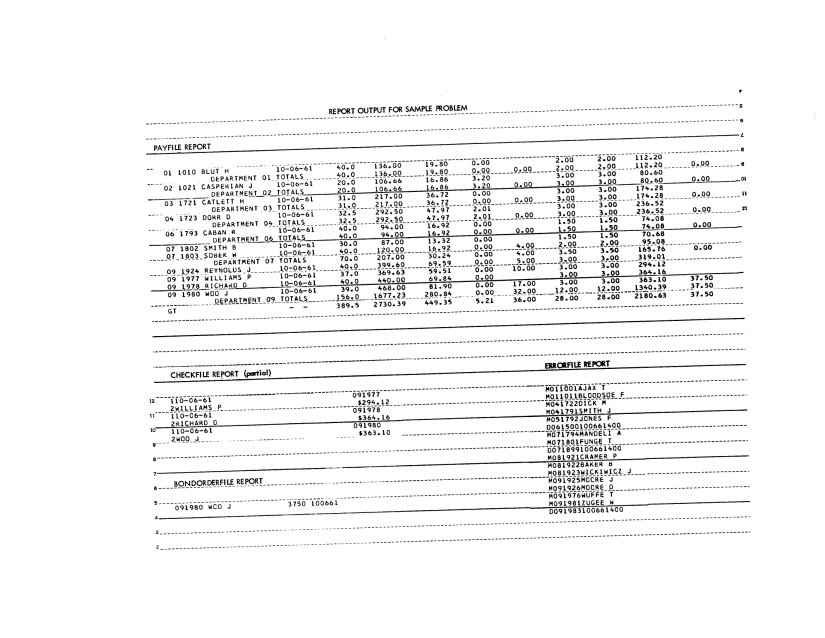
#> input picture comtran-manuals/J28-6169/images/page-217.png, 1650 x 1275 px, found by its file name (shown at 1/2 size)
$ python overlays.py
#> lines starting #> are read from the running program, lines starting #| are printed output that depends on the picture; after the words box and inside, x2 and y2 are one past the last pixel; in counts of white or black regions, pixels touching at a corner belong together
### reviews/2026-09-13-m6s1-acceptance/tools/scan/common.py
import numpy as np
from PIL import Image

SRC = "/Users/jacklusher/development/comtran-compiler/comtran-manuals/J28-6169/images/page-217.png"

def load():
    return Image.open(SRC).convert("L")

def ink(im, thr=150):
    return np.asarray(im, dtype=np.uint8) < thr

# [15 lines left out: functions longest_run, strip_rules, not called in this run]

def rotate_gray(im, deg):
    return im.rotate(deg, resample=Image.BICUBIC, fillcolor=255, expand=False)

def vrun_filter(b, n=4):
    """Keep only pixels inside a vertical ink run of >= n rows. Kills 1-3px rules."""
    h, w = b.shape
    up = np.zeros_like(b, dtype=np.int32)
    cur = np.zeros(w, dtype=np.int32)
    for y in range(h):
        cur = np.where(b[y], cur + 1, 0)
        up[y] = cur
    keep = np.zeros_like(b)
    cur = np.zeros(w, dtype=np.int32)
    for y in range(h - 1, -1, -1):
        cur = np.where(b[y], cur + 1, 0)
        keep[y] = (up[y] + cur - 1) >= n
    return b & keep

### reviews/2026-09-13-m6s1-acceptance/tools/scan/measure.py
import sys; sys.path.insert(0,'/private/tmp/claude-501/-Users-jacklusher-development-comtran-compiler/bc4b8978-0f16-4e03-beea-182e219a80ed/scratchpad/agent-scan')
from common import *
import numpy as np
from PIL import ImageDraw

ANG = -1.83
IM = load()
#> in load, returned value is the input picture: PIL image 1650x1275 L; min 0, max 255, mean 244.1
ROT = IM.rotate(ANG, resample=Image.BICUBIC, fillcolor=255)
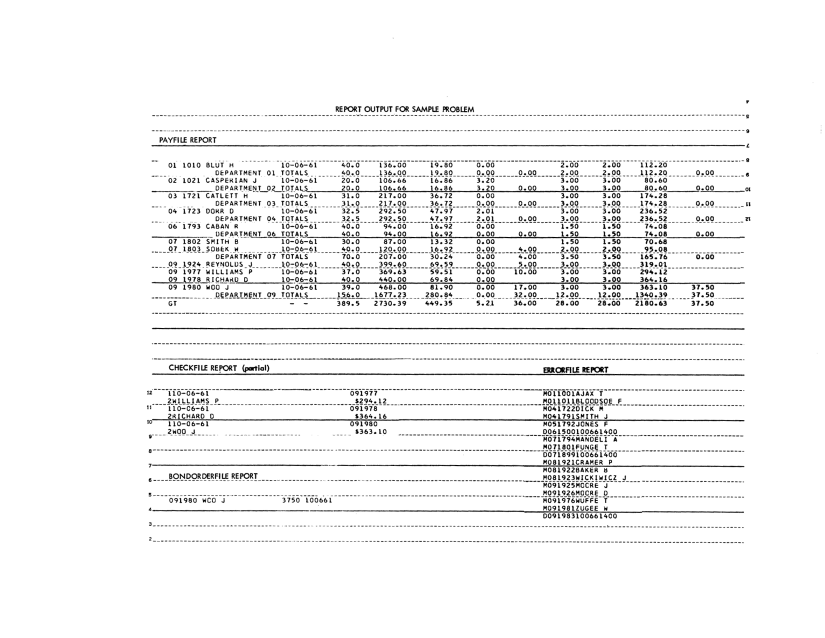
#> ROT: PIL image 1650x1275 L (shown at 1/2 size); min 0, max 255, mean 243.7
B = ink(ROT)
#> in ink, `return np.asarray(im, dtype=np.uint8) < thr`:
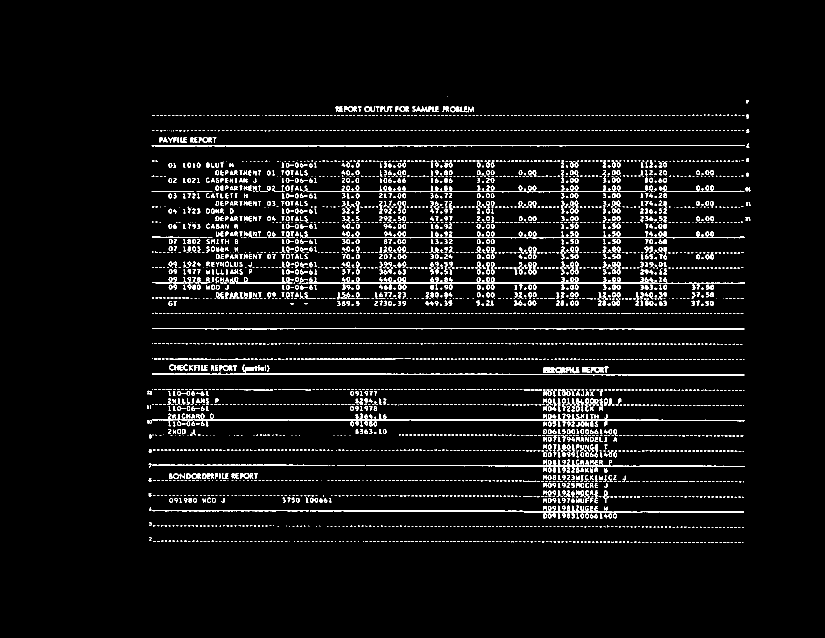
#> returned value: shape (1275, 1650) bool (shown at 1/2 size); 4.8% white in thin lines or dots, all inside (x1, y1, x2, y2) = (294, 193, 1501, 1086)
BV = vrun_filter(B)
#> after the loop in vrun_filter, `for y in range(h):`:
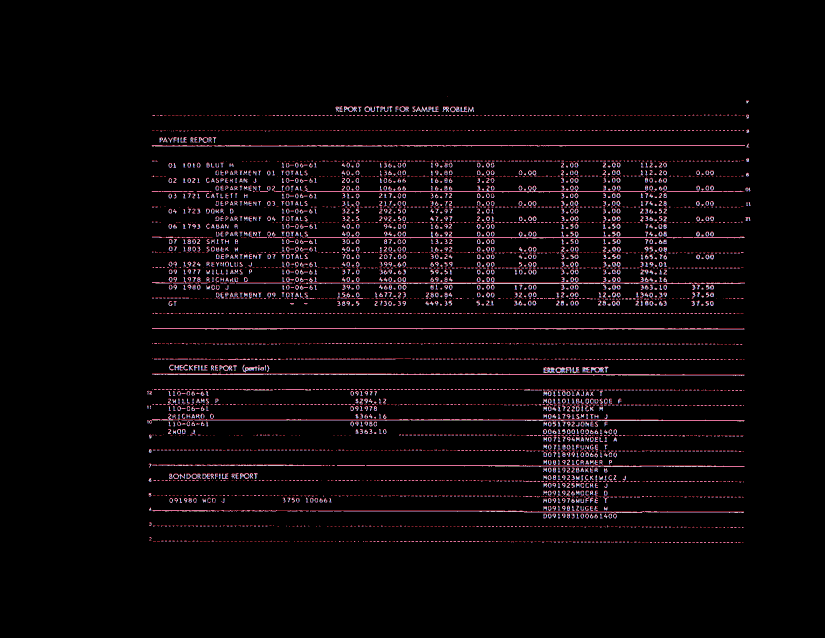
#> up: shape (1275, 1650) int32 (shown at 1/2 size); 14 distinct labels, from 0 to 13; one colour per label, 0 black
#> after the loop in vrun_filter, `for y in range(h - 1, -1, -1):`:
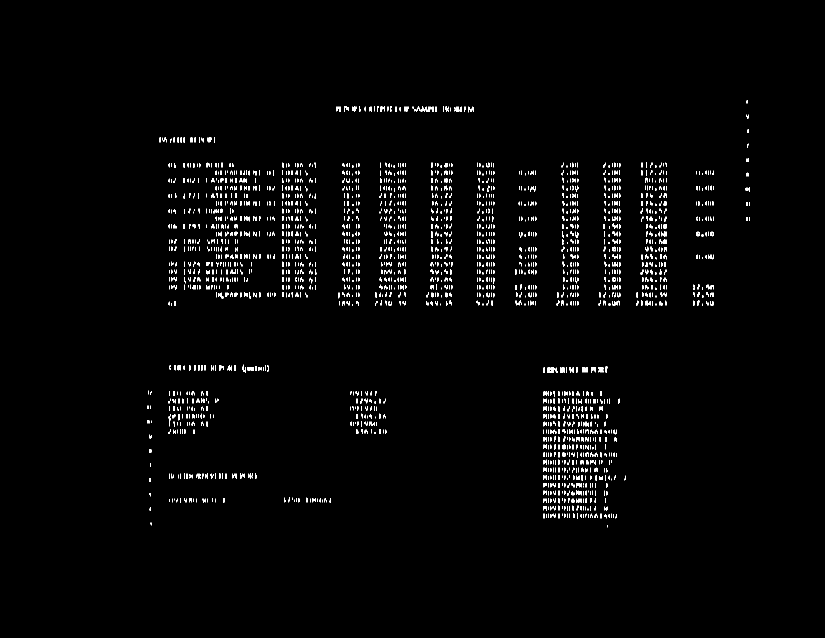
#> keep: shape (1275, 1650) bool (shown at 1/2 size); 1.8% white in thin lines or dots, all inside (x1, y1, x2, y2) = (295, 201, 1500, 1055)

# [24 lines left out: functions bands, glyphs, not called in this run]

def centers(gl): return [(a + b) / 2.0 for a, b in gl]

# [33 lines left out: functions gridfit, overlay, not called in this run]

### reviews/2026-09-13-m6s1-acceptance/tools/scan/overlays.py
import sys; sys.path.insert(0,'/private/tmp/claude-501/-Users-jacklusher-development-comtran-compiler/bc4b8978-0f16-4e03-beea-182e219a80ed/scratchpad/agent-scan')
from measure import *
from PIL import ImageDraw, ImageFont
try: F = ImageFont.truetype("/System/Library/Fonts/Supplemental/Arial.ttf", 11)
except Exception: F = ImageFont.load_default()

def ruler(path, y0, y1, x0, x1, origin, pitch, marks, scale=6, pad=3, title=""):
    crop = ROT.crop((x0, y0-pad, x1, y1+pad)).convert("RGB")
    w,h = crop.size
    big = crop.resize((w*scale, h*scale), Image.NEAREST)
    out = Image.new("RGB", (w*scale, h*scale+34), (255,255,255))
    out.paste(big,(0,0)); d = ImageDraw.Draw(out)
    bot = h*scale
    c = int((x0-origin)/pitch)+1
    while True:
        left = origin + (c-1.5)*pitch
        if left > x1: break
        if left >= x0:
            X=(left-x0)*scale
            hit = c in marks
            d.line([(X,0),(X,bot+6)], fill=(220,0,0) if hit else (0,150,255), width=1)
            if hit or c%5==0:
                d.text((X+2,bot+6), str(c), fill=(220,0,0) if hit else (0,90,160), font=F)
        c+=1
    if title: d.text((4, bot+20), title, fill=(0,0,0), font=F)
    out.save(path); return path

$ run again, with comtran-manuals/J28-6169/images/page-002.png copied over comtran-manuals/J28-6169/images/page-217.png
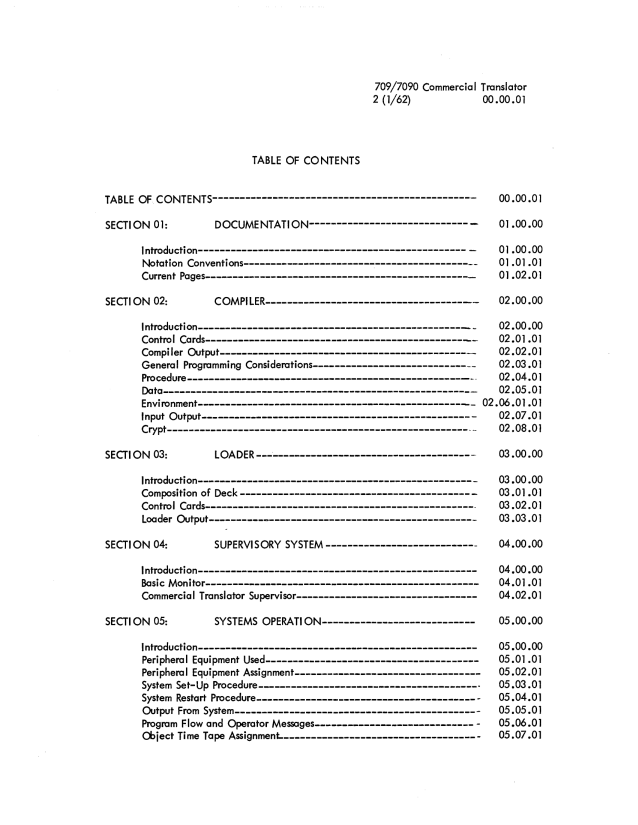
#> input picture comtran-manuals/J28-6169/images/page-002.png, 1275 x 1650 px, found by its file name (shown at 1/2 size)
#> in load, returned value is the input picture: PIL image 1275x1650 L; min 0, max 255, mean 243.7
#> after the loop in vrun_filter, `for y in range(h):`:
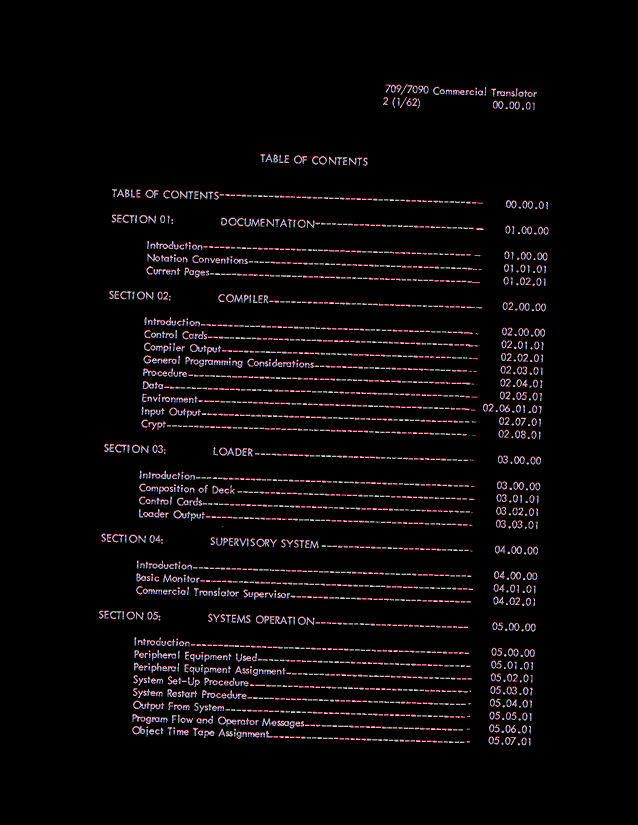
#> up: shape (1650, 1275) int32 (shown at 1/2 size); 18 distinct labels, from 0 to 17; one colour per label, 0 black
#> after the loop in vrun_filter, `for y in range(h - 1, -1, -1):`:
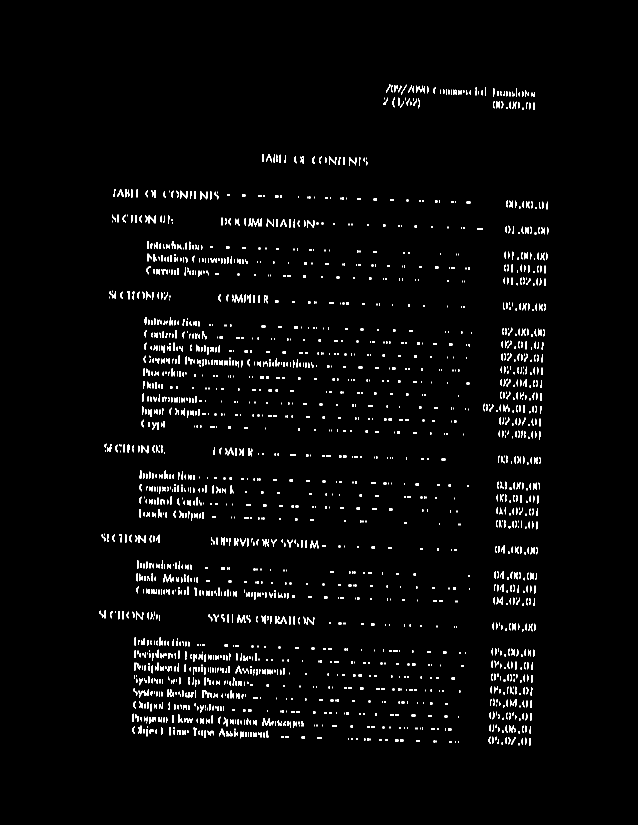
#> keep: shape (1650, 1275) bool (shown at 1/2 size); 2.5% white in thin lines or dots, all inside (x1, y1, x2, y2) = (199, 169, 1097, 1491)

$ run again, with comtran-manuals/J28-6169/images/page-004.png copied over comtran-manuals/J28-6169/images/page-217.png
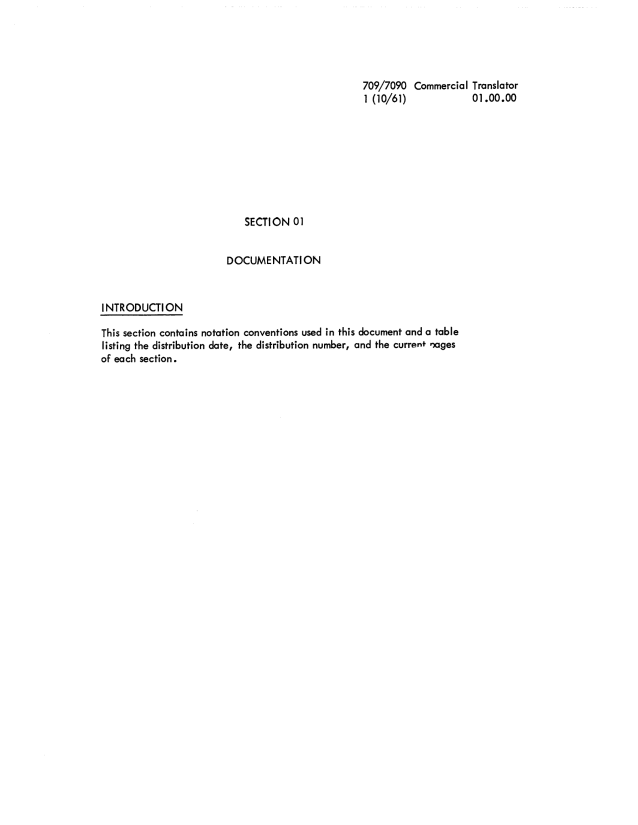
#> input picture comtran-manuals/J28-6169/images/page-004.png, 1275 x 1650 px, found by its file name (shown at 1/2 size)
#> in load, returned value is the input picture: PIL image 1275x1650 L; min 0, max 255, mean 253.3
#> in ink, `return np.asarray(im, dtype=np.uint8) < thr`:
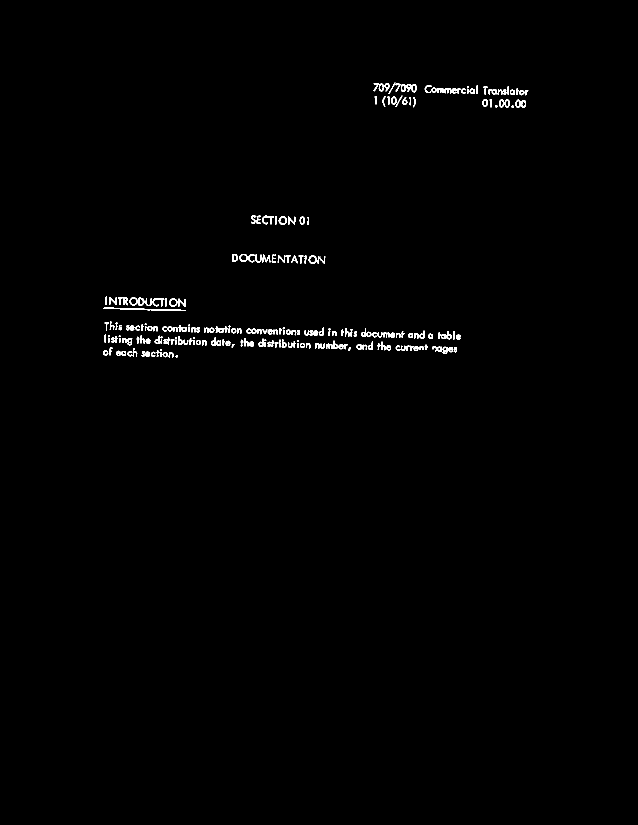
#> returned value: shape (1650, 1275) bool (shown at 1/2 size); 0.72% white in thin lines or dots, all inside (x1, y1, x2, y2) = (206, 165, 1057, 716)
#> after the loop in vrun_filter, `for y in range(h - 1, -1, -1):`:
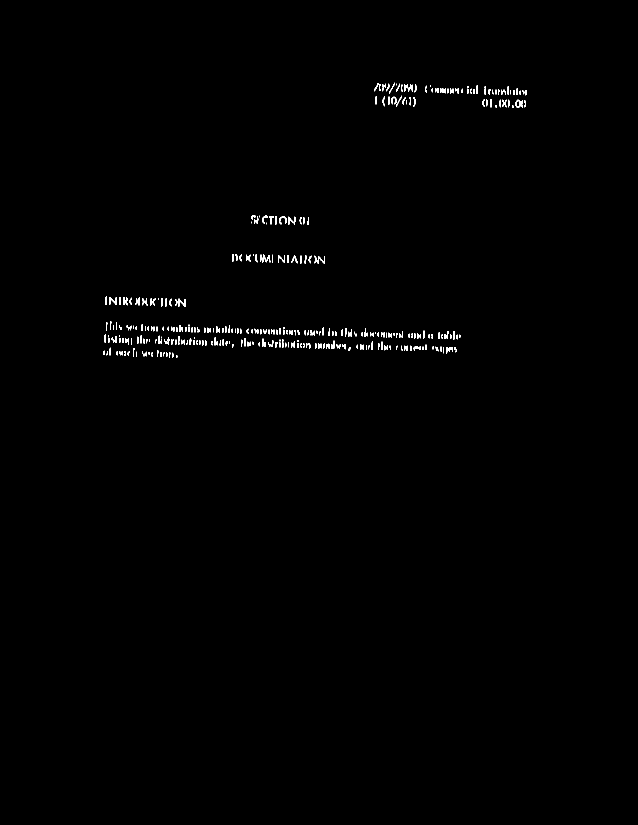
#> keep: shape (1650, 1275) bool (shown at 1/2 size); 0.51% white in thin lines or dots, all inside (x1, y1, x2, y2) = (206, 165, 1053, 716)
